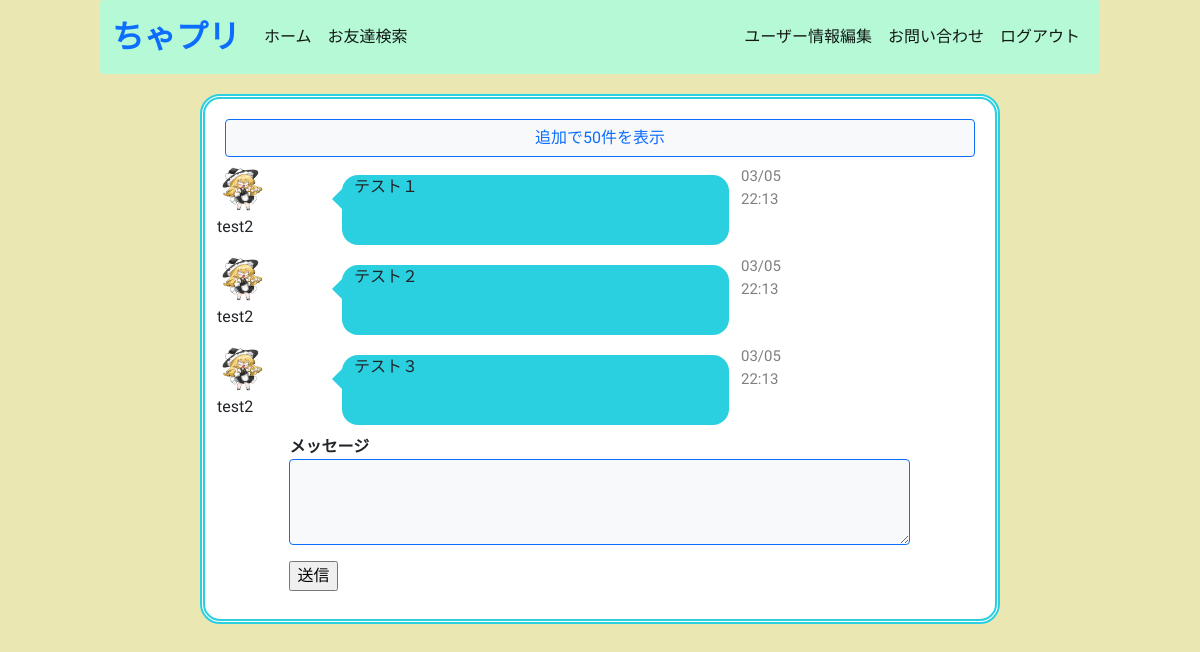
The page /message/2 (signed in) on the database as committed earlier.
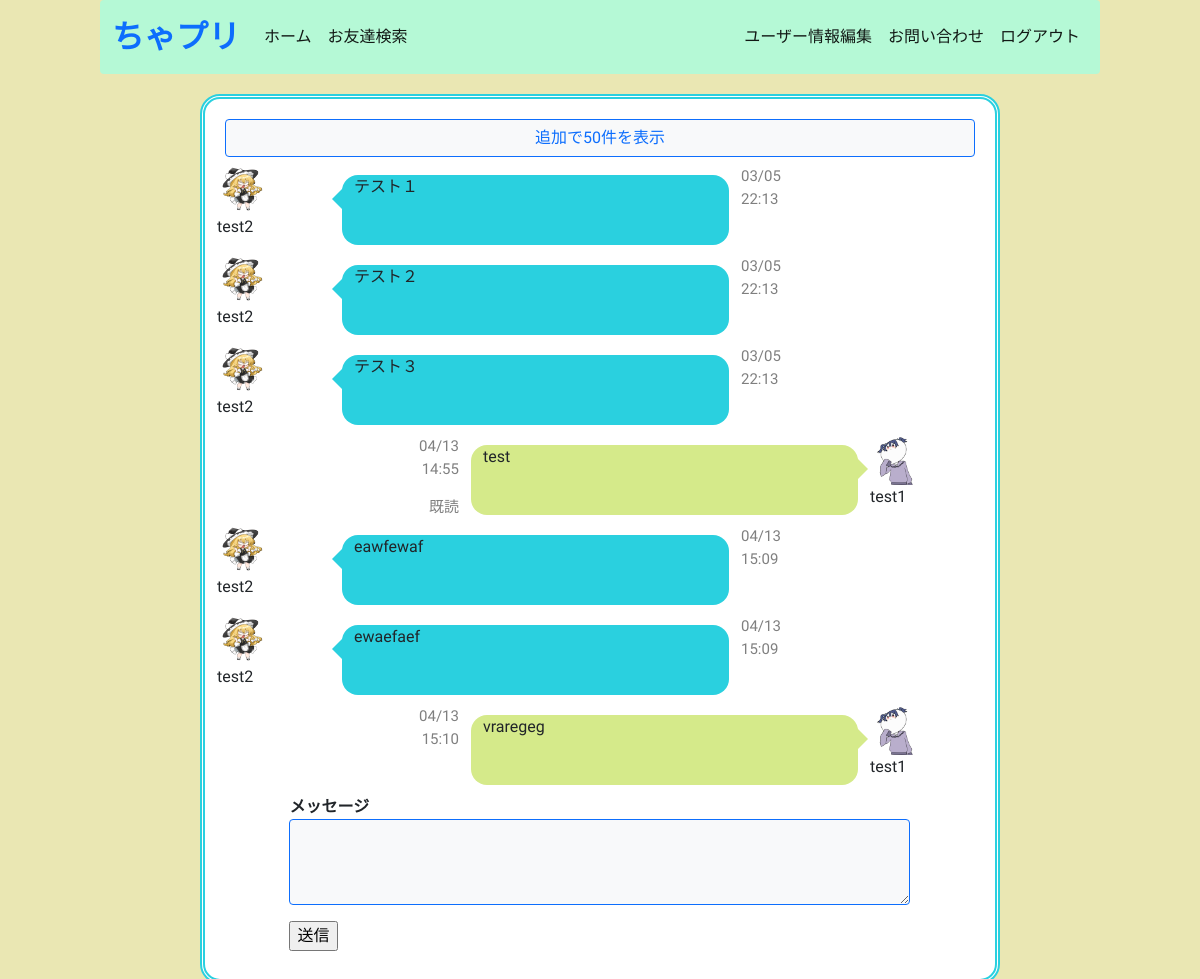
The same page on the database as committed later.
### flaskr/models.py (models this page shows, shortened)
class TalkMessage(db.Model):
  __tablename__ = 'messages'
  id = db.Column(db.Integer, primary_key=True)
  from_user_id = db.Column(
    db.Integer, db.ForeignKey('users.id'), index=True
  )
  to_user_id = db.Column(
    db.Integer, db.ForeignKey('users.id'), index=True
  )
  is_read = db.Column(db.Boolean, default=False)
  is_checked = db.Column(db.Boolean, default=False)
  message = db.Column(db.Text)
  create_at = db.Column(db.DateTime, default=datetime.now)
  update_at = db.Column(db.DateTime, default=datetime.now)
  @classmethod
  def get_friend_messages(cls, id1, id2, offset_value=0, limit_value=50):
    return cls.query.filter(
      or_(
        and_(
          cls.from_user_id == id1,
          cls.to_user_id == id2
        ),
        and_(
          cls.from_user_id == id2,
          cls.to_user_id == id1
        )
      )
    ).order_by(desc(cls.id)).offset(offset_value).limit(limit_value).all()

class User(UserMixin, db.Model):
  __tablename__ = 'users'
  id = db.Column(db.Integer, primary_key=True)
  username = db.Column(db.String(64), index=True)
  email = db.Column(db.String(64), unique=True, index=True)
  password = db.Column(
    db.String(128),
    default = generate_password_hash(secrets.token_urlsafe(16)) # デフォルトパスワード
  )
  picture_path = db.Column(db.Text)
  is_active = db.Column(db.Boolean, unique=False, default=False)
  create_at = db.Column(db.DateTime, default=datetime.now) # 管理者用
  update_at = db.Column(db.DateTime, default=datetime.now) # テーブルの流れを確認する際に必要
  @classmethod
  def select_user_by_id(cls, id):
    return cls.query.get(id)

### flaskr/views.py (the view)
@bp.route('/message/<id>', methods=['GET', 'POST'])
@login_required
def message(id):
  if not UserConnect.is_friend(id):
    return redirect(url_for('app.home'))
  form = MessageForm(request.form)
  messages = TalkMessage.get_friend_messages(current_user.get_id(), id)
  user = User.select_user_by_id(id)
  read_message_ids = [message.id for message in messages if (not message.is_read) and (message.from_user_id == int(id))]
  not_checked_message_ids = [message.id for message in messages if message.is_read and (not message.is_checked) and (message.from_user_id == int(current_user.get_id()))]
  if not_checked_message_ids:
    with db.session.begin(nested=True):
      TalkMessage.update_is_checked_by_ids(not_checked_message_ids)
    db.session.commit()
  if read_message_ids:
    with db.session.begin(nested=True):
      TalkMessage.update_is_read_by_ids(read_message_ids)
    db.session.commit()
  if request.method == 'POST' and form.validate():
    new_message = TalkMessage(current_user.get_id(), id, form.message.data)
    with db.session.begin(nested=True):
      new_message.create_message()
    db.session.commit()
    return redirect(url_for('app.message', id=id)) # 保存したメッセージを取得
  return render_template(
    'message.html', form=form, messages=messages, to_user_id=id, user=user,
    )

### flaskr/forms.py (shortened to what this page needs)
class MessageForm(FlaskForm):
  to_user_id = HiddenField()
  message = TextAreaField('メッセージ')
  submit = SubmitField('送信')

### flaskr/models.py (called while the page is built)
@login_manager.user_loader
def load_user(user_id):
  return User.query.get(int(user_id)) # Userクラスで定義したuserIDを取得

  @classmethod
  def is_friend(cls, to_user_id):
    user = cls.query.filter(
      or_(
        and_(
          UserConnect.from_user_id == current_user.get_id(),
          UserConnect.to_user_id == to_user_id,
          UserConnect.status == 2
        ),
        and_(
          UserConnect.from_user_id == to_user_id,
          UserConnect.to_user_id == current_user.get_id(),
          UserConnect.status == 2
        )
      )
    ).first()
    return True if user else False

### flaskr/utils/template_filters.py (called while the page is built)
def replace_newline(text):
  return text.split('\n')

### flaskr/templates/message.html (shortened to what this page needs)
{% from "_formhelpers.html" import render_field %}
{% extends "base.html" %}
{% block content %}
<div class="row">
  <div id="load_message_button" class="col-12">
    <button class="col-12 btn btn-light btn-outline-primary mb-2" onclick="load_old_messages();">追加で50件を表示</button>
  </div>
  {% for message in messages | reverse %}
    {% if message.from_user_id == current_user.id %}
    <div id="self-message-tag-{{message.id}}" class="col-4">
      <p class="text-end m-0 text-black-50" style="font-size: 15px;">{{ message.create_at.strftime('%m/%d') }}</p>
      <p class="text-end text-black-50" style="font-size: 15px;">{{ message.create_at.strftime('%H:%M') }}</p>
      {% if message.is_checked %}
      <p class="text-end text-black-50 mt-1 mb-0 mx-0" style="font-size: 15px;">既読</p>
      {% endif %}
    </div>
    <div class="speech-bubble-self col-6">
      {% for splitted_message in message.message | replace_newline %}
        <p>{{ splitted_message | urlize }}</p>
      {% endfor %}
    </div>
    <div class="col-2">
      {% if current_user.picture_path %}
        <img class="user-image-mini" src="{{ url_for('static', filename=current_user.picture_path) }}">
      {% endif %}
      <p>{{ current_user.username }}</p>
    </div>
    {% else %}
    <div class="col-2 ps-1">
      {% if user.picture_path %}
        <img class="user-image-mini" src="{{ url_for('static', filename=user.picture_path) }}">
      {% endif %}
      <p>{{ user.username }}</p>
    </div>
    <div class="speech-bubble-dest col-6">
      {% for splitted_message in message.message | replace_newline %}
        <p>{{ splitted_message | urlize }}</p>
      {% endfor %}
    </div>
    <div class="col-4">
      <p class="m-0 text-black-50" style="font-size: 15px;">{{ message.create_at.strftime('%m/%d') }}</p>
      <p class="text-black-50" style="font-size: 15px;">{{ message.create_at.strftime('%H:%M') }}</p>
    </div>
    {% endif %}
  {% endfor %}
  <div id="message-form" class="col-10 offset-1">
    <form method="POST">
      {{ render_field(form.message, cols="50", rows="3",
      class="form-control rounded bg-light text-dark bg-opacity-10 border-primary") }}
      {{ form.submit(class="my-2")}}
    </form>
  </div>
</div>
{% endblock %}

Rows that differ between the two databases and show on the page:
added TalkMessage: create_at "04/13", create_at "14:55", is_checked "既読", message "test", picture_path (picture)
now on this page (row unchanged): User: username "test1"
added TalkMessage: picture_path (picture), {{ user.username }} "test2", message "eawfewaf", create_at "04/13", create_at "15:09"
added TalkMessage: picture_path (picture), {{ user.username }} "test2", message "ewaefaef", create_at "04/13", create_at "15:09"
added TalkMessage: create_at "04/13", create_at "15:10", message "vraregeg", picture_path (picture)
